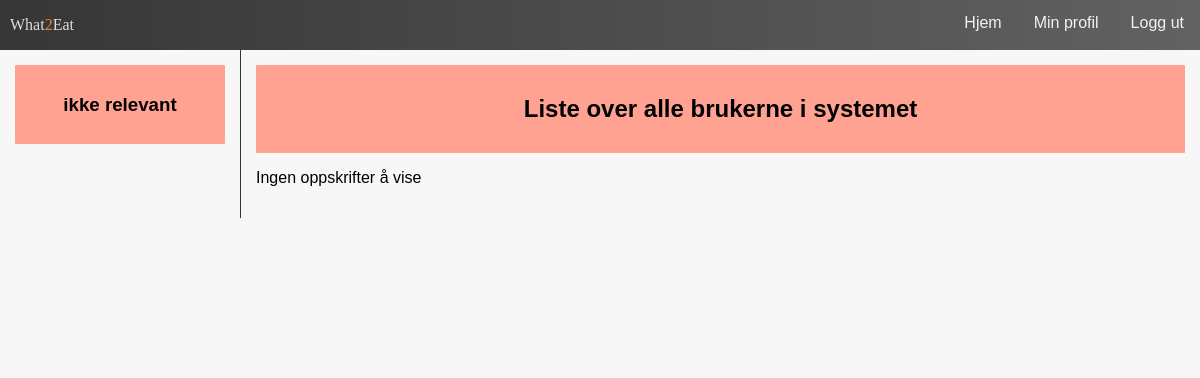
The page /user/ on the database as committed earlier.
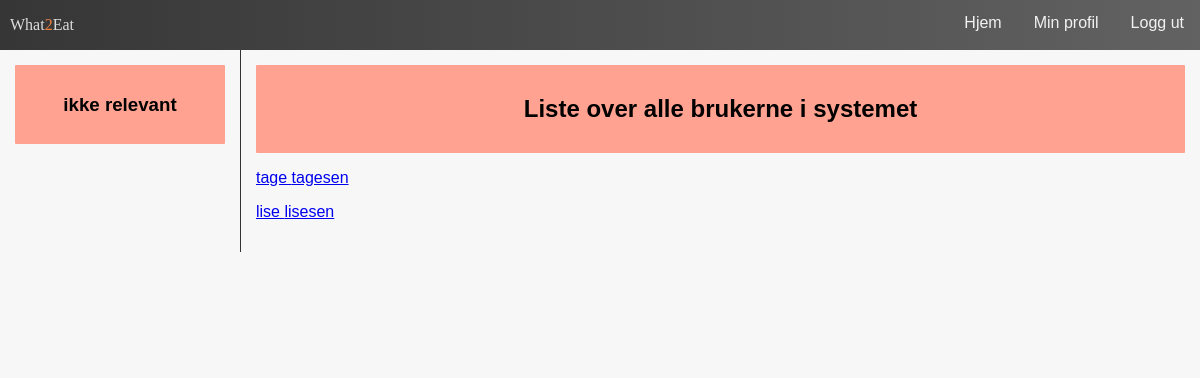
The same page on the database as committed later.
### user/models.py (models this page shows, shortened)
class User(models.Model):
    username = models.CharField('Brukernavn', max_length=200)
    password = models.CharField('Passord', max_length=200)
    fname = models.CharField('Fornavn', max_length=200)
    lname = models.CharField('Etternavn',max_length=200)
    email = models.CharField('E-post', max_length=200)

### user/views.py (the view)
# urls.py: path("user/", views.listAllUsers, name= "show all the users in the system"),
def listAllUsers(response):
    userList = User.objects.all()
    return render(response, "listOverUsers.html", {"userList":userList})

### user/templates/user/listOverUsers.html
{% extends "user/base.html" %}
{% block page_title %}
<h2>Liste over alle brukerne i systemet</h2>
{%endblock%}
{% block sidenav_title %}
    <h3>ikke relevant</h3>
{%endblock%}
{% block content %}
    {%if userList %}
        {% for user in userList %}
            <p><a href="/{{user.id}}">{{user.fname}} {{user.lname}}</a></p>
        {% endfor %}
    {% else %}
        <p>Ingen oppskrifter å vise</p>
    {% endif %}
{%endblock%}

Rows that differ between the two databases and show on the page:
added User: fname "tage", lname "tagesen"
added User: fname "lise", lname "lisesen"
Other text that changed with them:
text no longer shown: "Ingen oppskrifter å vise"
